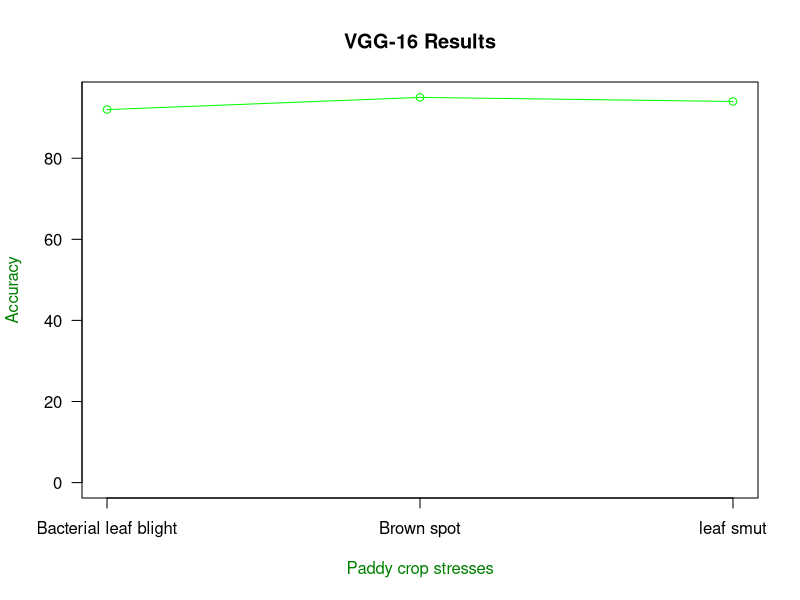

This chart was generated by the following R code:
v <- c(92, 95, 94)
g_range <- range(0, v)
plot(v, type="o", col="green", ylim=g_range, axes=FALSE, ann=FALSE)
#plot(v, type="o", col="green", ylim=g_range, axes=FALSE, ann=FALSE)
#plot(v, type="o", col="blue", ylim=g_range, axes=FALSE, ann=FALSE)
axis(1, at=1:3, lab=c("Bacterial leaf blight","Brown spot","leaf smut"))
axis(2, las=1, at=20*0:g_range[2])
box()
title(xlab="Paddy crop stresses", col.lab=rgb(0,0.5,0))
title(ylab="Accuracy", col.lab=rgb(0,0.5,0))
title(main="VGG-16 Results")